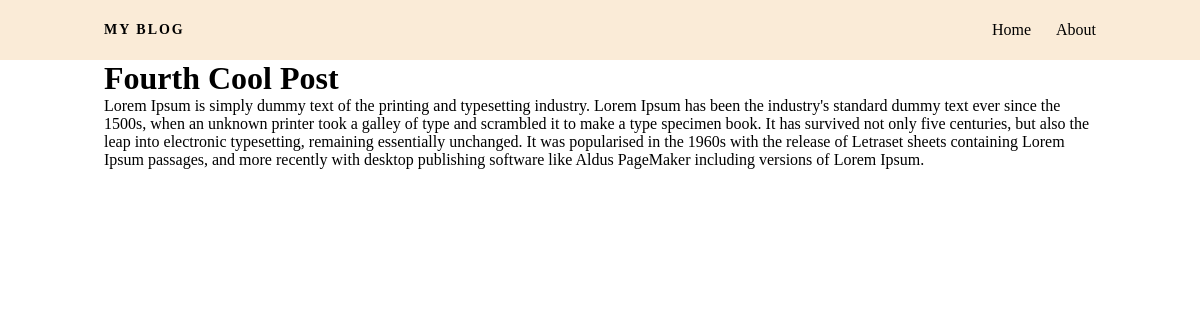
Page /post/fourth-cool-post on the committed database.
### blog/models.py (models this page shows, shortened)
class Post(models.Model):
    title = models.CharField(max_length=50, validators=[
        MinLengthValidator(3), MaxLengthValidator(50)
    ])
    slug = models.SlugField(null=False, unique=True)
    excerpt = models.CharField(max_length=150)
    image_name = models.CharField(max_length=255)
    date = models.DateField(auto_now_add=True)
    content = models.TextField()
    author = models.ForeignKey(
        Author, on_delete=models.SET_NULL, null=True, related_name='posts')
    tags = models.ManyToManyField(Tag)

### blog/views.py (the view)
# urls.py: path('post/<slug:slug>', views.post, name='blog-post-detail'),
def post(request, slug):
    post = get_object_or_404(Post, slug=slug)
    return render(request, template_name='blog/post_detail.html', context={
        'post': post
    })

### blog/templates/blog/post_detail.html (shortened to what this page needs)
{% extends 'layout.html' %}
{% block content %}
    <div class="container">
        <h1>{{ post.title }}</h1>
        <p>{{ post.content }}</p>
    </div>
{% endblock content %}

### static/css/global.css (style rules this page uses)
* { margin: 0; padding: 0; }
.container { max-width: 992px; width: 100%; margin: 0 auto; }

### rows in the picture
Post: title "Fourth Cool Post", content "Lorem Ipsum is simply dummy text of the printing and typesetting industry. Lorem Ipsum has been the industry's standard dummy text ever since the 1500s, when an unknown printer took a galley of type and scrambled it to make a type specimen book. It has survived not only five centuries, but also the leap into electronic typesetting, remaining essentially unchanged. It was popularised in the 1960s with the release of Letraset sheets containing Lorem Ipsum passages, and more recently with desktop publishing software like Aldus PageMaker including versions of Lorem Ipsum."
